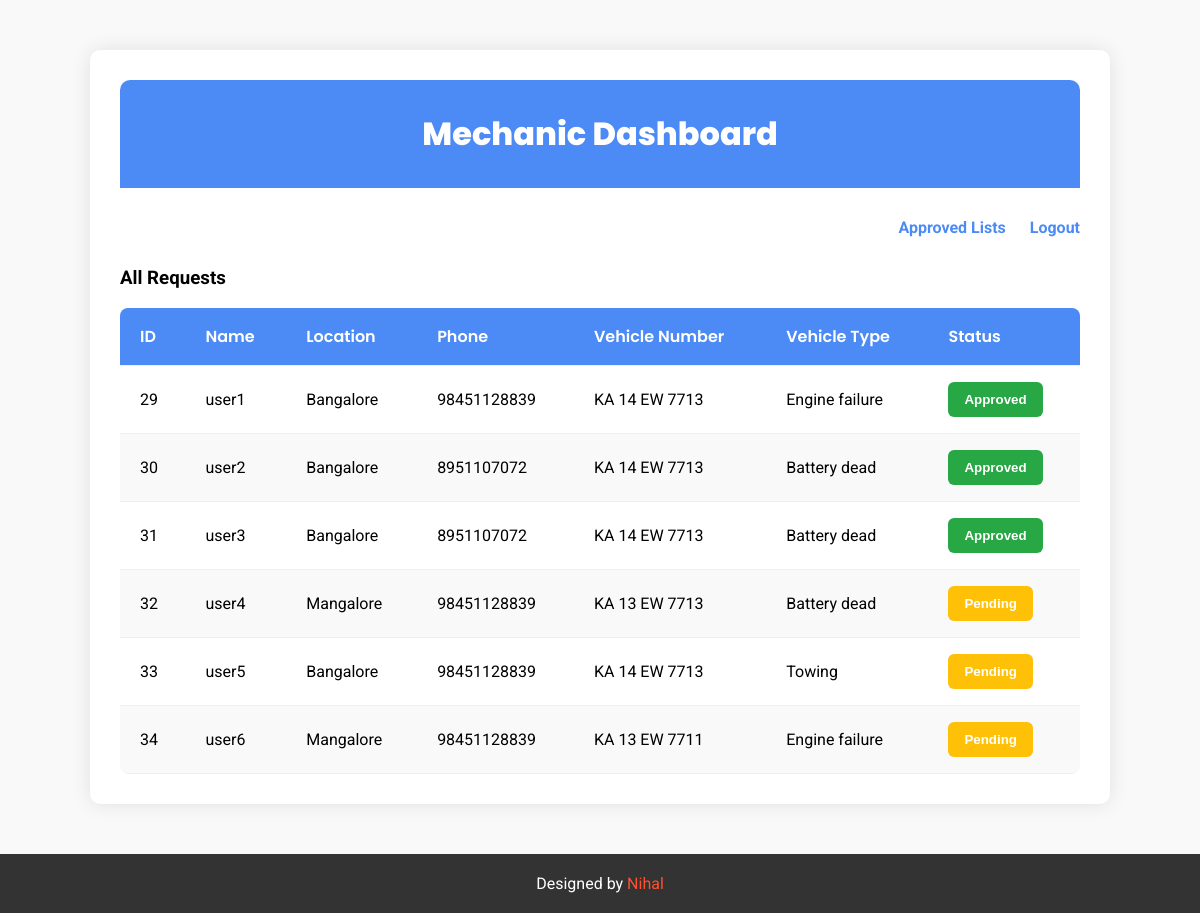
/mechanic_dashboard.php, run on the app's committed database.
### tables this page shows
CREATE TABLE `request_details` (
  `id` int(11) NOT NULL,
  `name` varchar(100) NOT NULL,
  `location` varchar(50) NOT NULL,
  `phone` varchar(15) NOT NULL,
  `created_at` timestamp NOT NULL DEFAULT current_timestamp(),
  `vehicle_number` varchar(20) NOT NULL,
  `vehicle_type` varchar(50) NOT NULL,
  `mechanic_name` varchar(255) DEFAULT NULL,
  `status` varchar(255) NOT NULL DEFAULT 'Pending'
);

### mechanic_dashboard.php (the view, shortened to what this page needs)
<!DOCTYPE html>
<html lang="en">
<head>
</head>
<body>
<?php
$servername = "localhost";
$username = "root";
$password = "";
$database = "vehicle_breakdown";
$conn = new mysqli($servername, $username, $password, $database);
$sql_requests = "SELECT * FROM request_details";
$result_requests = $conn->query($sql_requests);
?>
<div class="container">
    <header>
        <h1>Mechanic Dashboard</h1>
    </header>
    <nav>
        <a href="approved_lists.php">Approved Lists</a>
        <a href="login.php">Logout</a>
    </nav>
    <h3>All Requests</h3>
    <table>
        <thead>
            <tr>
                <th>ID</th>
                <th>Name</th>
                <th>Location</th>
                <th>Phone</th>
                <th>Vehicle Number</th>
                <th>Vehicle Type</th>
                <th>Status</th>
            </tr>
        </thead>
        <tbody>
            <?php
            if ($result_requests->num_rows > 0) {
                while ($row = $result_requests->fetch_assoc()) {
                    echo "<tr>";
                    echo "<td>" . $row["id"] . "</td>";
                    echo "<td>" . $row["name"] . "</td>";
                    echo "<td>" . $row["location"] . "</td>";
                    echo "<td>" . $row["phone"] . "</td>";
                    echo "<td>" . $row["vehicle_number"] . "</td>";
                    echo "<td>" . $row["vehicle_type"] . "</td>";
                    echo "<td>";
                    echo "<form method='post' action='update_status.php'>";
                    switch ($row["status"]) {
                        case "Pending":
                            echo "<button type='submit' name='approve' class='status-button status-pending'>Pending</button>";
                            break;
                        case "Approved":
                            echo "<button type='submit' name='approve' class='status-button status-approved'>Approved</button>";
                            break;
                    }
                    echo "</form>";
                    echo "</td>";
                    echo "</tr>";
                }
            } else {
                echo "<tr><td colspan='7'>No requests found.</td></tr>";
            }
            ?>
        </tbody>
    </table>
</div>
<footer>
        <p>Designed by <a href="https://github.com/Nihalht/NIHAL-HT">Nihal</a></p>
    </footer>
</body>
</html>

### mechanic_dashboard.php (style rules this page uses)
body { font-family: 'Roboto', sans-serif; background-color: #f9f9f9; margin: 0; padding: 0; }
.container { width: 80%; margin: 50px auto; padding: 30px; background-color: #fff; box-shadow: 0 0 20px rgba(0, 0, 0, 0.1); border-radius: 10px; }
header { background-color: #4c8bf5; color: #fff; text-align: center; padding: 30px 0; margin-bottom: 30px; border-radius: 10px 10px 0 0; }
header h1 { font-family: 'Poppins', sans-serif; font-weight: 800; font-size: 32px; margin: 0; }
nav { text-align: right; margin-bottom: 30px; }
nav a { margin-left: 20px; color: #4c8bf5; text-decoration: none; font-weight: 700; transition: color 0.3s ease; }
table { width: 100%; border-collapse: collapse; border-radius: 8px; overflow: hidden; }
th, td { padding: 16px 20px; text-align: left; border-bottom: 1px solid #f0f0f0; }
th { background-color: #4c8bf5; color: #fff; font-family: 'Poppins', sans-serif; font-weight: 600; }
tr:nth-child(even) { background-color: #f9f9f9; }
.status-button { padding: 10px 16px; border: none; border-radius: 6px; cursor: pointer; transition: background-color 0.3s ease; font-weight: 700; }
.status-pending { background-color: #ffc107; color: #fff; }
.status-approved { background-color: #28a745; color: #fff; }
footer { width: 100%; background-color: #333; color: #fff; padding: 20px 0; text-align: center; bottom: 0; z-index: 999; }
footer p { margin: 0; }
footer a { color: #ff512f; text-decoration: none; transition: color 0.3s ease; }

### data on the page
request_details: id "29", name "user1", location "Bangalore", phone "98451128839", vehicle_number "KA 14 EW 7713", vehicle_type "Engine failure", status "Approved"
request_details: id "30", name "user2", location "Bangalore", phone "8951107072", vehicle_number "KA 14 EW 7713", vehicle_type "Battery dead", status "Approved"
request_details: id "31", name "user3", location "Bangalore", phone "8951107072", vehicle_number "KA 14 EW 7713", vehicle_type "Battery dead", status "Approved"
request_details: id "32", name "user4", location "Mangalore", phone "98451128839", vehicle_number "KA 13 EW 7713", vehicle_type "Battery dead", status "Pending"
request_details: id "33", name "user5", location "Bangalore", phone "98451128839", vehicle_number "KA 14 EW 7713", vehicle_type "Towing", status "Pending"
request_details: id "34", name "user6", location "Mangalore", phone "98451128839", vehicle_number "KA 13 EW 7711", vehicle_type "Engine failure", status "Pending"
